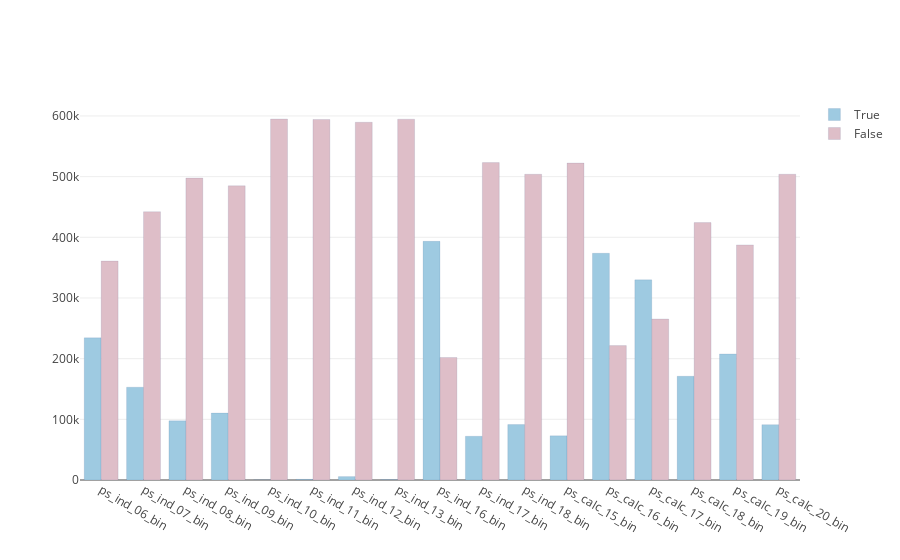

Here is the notebook cell this chart was saved with:
### Markdown cell above
## Binary features

### Code cell
py.init_notebook_mode(connected=True)
from collections import defaultdict 
bin_counts = defaultdict(list)

for col in bincols:
    bin_counts[col]= train[col].value_counts()
    
    
#return a list of numbers of true counts for each coloumn    
y_true = [ bin_counts[col][1] for col in bincols]
y_false = [ bin_counts[col][0] for col in bincols]

trace1 = go.Bar(
    x=bincols,
    y=y_true,
    name='True',
    marker = dict(color='rgb(158,202,225)',
                  line=dict(color='rgb(8,48,107)',width=0.1)
                 )
)

trace2 = go.Bar(
    x=bincols,
    y=y_false,
    name='False',
    marker = dict(color='rgb(222,190,200)',
                  line=dict(color='rgb(8,48,107)',width=0.1)
                 )
)

data = [trace1, trace2]
layout = go.Layout(barmode='group' )
fig = go.Figure(data=data, layout=layout)
py.iplot(fig, filename='grouped-bar')

### Figure 1 — Plotly figure (JSON) as saved in the notebook; plotly's stock layout.template omitted (floating-point values rounded to 4 significant figures)
{"data": [{"marker": {"color": "rgb(158,202,225)", "line": {"color": "rgb(8,48,107)", "width": 0.1}}, "name": "True", "type": "bar", "x": ["ps_ind_06_bin", "ps_ind_07_bin", "ps_ind_08_bin", "ps_ind_09_bin", "ps_ind_10_bin", "ps_ind_11_bin", "ps_ind_12_bin", "ps_ind_13_bin", "ps_ind_16_bin", "ps_ind_17_bin", "ps_ind_18_bin", "ps_calc_15_bin", "ps_calc_16_bin", "ps_calc_17_bin", "ps_calc_18_bin", "ps_calc_19_bin", "ps_calc_20_bin"], "y": [234360, 152989, 97568, 110295, 222, 1007, 5618, 564, 393330, 72069, 91333, 72870, 373698, 329856, 170934, 207743, 91257]}, {"marker": {"color": "rgb(222,190,200)", "line": {"color": "rgb(8,48,107)", "width": 0.1}}, "name": "False", "type": "bar", "x": ["ps_ind_06_bin", "ps_ind_07_bin", "ps_ind_08_bin", "ps_ind_09_bin", "ps_ind_10_bin", "ps_ind_11_bin", "ps_ind_12_bin", "ps_ind_13_bin", "ps_ind_16_bin", "ps_ind_17_bin", "ps_ind_18_bin", "ps_calc_15_bin", "ps_calc_16_bin", "ps_calc_17_bin", "ps_calc_18_bin", "ps_calc_19_bin", "ps_calc_20_bin"], "y": [360852, 442223, 497644, 484917, 594990, 594205, 589594, 594648, 201882, 523143, 503879, 522342, 221514, 265356, 424278, 387469, 503955]}], "layout": {"barmode": "group"}}
